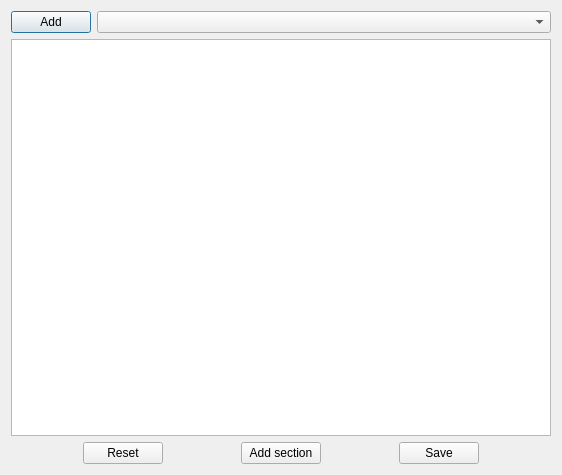
<?xml version="1.0" encoding="UTF-8"?>
<ui version="4.0">
 <class>TocDialog</class>
 <widget class="QDialog" name="TocDialog">
  <property name="geometry">
   <rect>
    <x>0</x>
    <y>0</y>
    <width>562</width>
    <height>475</height>
   </rect>
  </property>
  <property name="windowTitle">
   <string>Dialog</string>
  </property>
  <layout class="QVBoxLayout" name="verticalLayout">
   <item>
    <layout class="QHBoxLayout" name="horizontalLayout" stretch="0,1">
     <item>
      <widget class="QPushButton" name="pushButton_addToc">
       <property name="text">
        <string>Add</string>
       </property>
      </widget>
     </item>
     <item>
      <widget class="QComboBox" name="comboBox_tocs"/>
     </item>
    </layout>
   </item>
   <item>
    <widget class="QListView" name="listView_sections"/>
   </item>
   <item>
    <layout class="QHBoxLayout" name="horizontalLayout_2">
     <item>
      <spacer name="horizontalSpacer_4">
       <property name="orientation">
        <enum>Qt::Orientation::Horizontal</enum>
       </property>
       <property name="sizeHint" stdset="0">
        <size>
         <width>40</width>
         <height>20</height>
        </size>
       </property>
      </spacer>
     </item>
     <item>
      <widget class="QPushButton" name="pushButton_resetSectionChanges">
       <property name="text">
        <string>Reset</string>
       </property>
      </widget>
     </item>
     <item>
      <spacer name="horizontalSpacer">
       <property name="orientation">
        <enum>Qt::Orientation::Horizontal</enum>
       </property>
       <property name="sizeHint" stdset="0">
        <size>
         <width>40</width>
         <height>20</height>
        </size>
       </property>
      </spacer>
     </item>
     <item>
      <widget class="QPushButton" name="pushButton_addSection">
       <property name="text">
        <string>Add section</string>
       </property>
      </widget>
     </item>
     <item>
      <spacer name="horizontalSpacer_2">
       <property name="orientation">
        <enum>Qt::Orientation::Horizontal</enum>
       </property>
       <property name="sizeHint" stdset="0">
        <size>
         <width>40</width>
         <height>20</height>
        </size>
       </property>
      </spacer>
     </item>
     <item>
      <widget class="QPushButton" name="pushButton_save">
       <property name="text">
        <string>Save</string>
       </property>
      </widget>
     </item>
     <item>
      <spacer name="horizontalSpacer_3">
       <property name="orientation">
        <enum>Qt::Orientation::Horizontal</enum>
       </property>
       <property name="sizeHint" stdset="0">
        <size>
         <width>40</width>
         <height>20</height>
        </size>
       </property>
      </spacer>
     </item>
    </layout>
   </item>
  </layout>
 </widget>
 <resources/>
 <connections/>
</ui>
